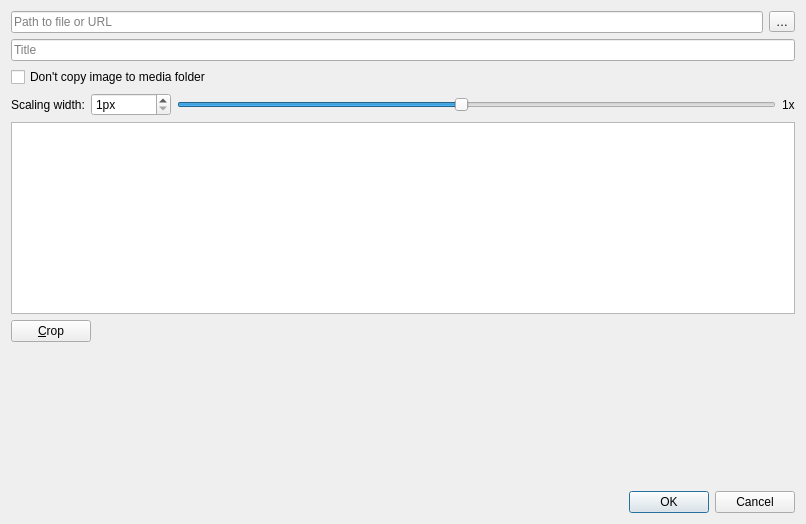
<?xml version="1.0" encoding="UTF-8"?>
<ui version="4.0">
 <class>ImageDialog</class>
 <widget class="QDialog" name="ImageDialog">
  <property name="geometry">
   <rect>
    <x>0</x>
    <y>0</y>
    <width>806</width>
    <height>524</height>
   </rect>
  </property>
  <property name="windowTitle">
   <string>Insert image</string>
  </property>
  <layout class="QGridLayout" name="gridLayout">
   <item row="0" column="2">
    <widget class="QToolButton" name="openButton">
     <property name="toolTip">
      <string>Select image file</string>
     </property>
     <property name="text">
      <string notr="true">…</string>
     </property>
    </widget>
   </item>
   <item row="2" column="0" colspan="3">
    <widget class="QCheckBox" name="disableCopyingCheckBox">
     <property name="toolTip">
      <string>The path or url will be inserted directly, paths to files will be made relative to the current note</string>
     </property>
     <property name="text">
      <string>Don't copy image to media folder</string>
     </property>
    </widget>
   </item>
   <item row="0" column="0" colspan="2">
    <widget class="QLineEdit" name="fileEdit">
     <property name="statusTip">
      <string>Image filename or URL</string>
     </property>
     <property name="readOnly">
      <bool>false</bool>
     </property>
     <property name="placeholderText">
      <string>Path to file or URL</string>
     </property>
     <property name="clearButtonEnabled">
      <bool>true</bool>
     </property>
    </widget>
   </item>
   <item row="1" column="0" colspan="3">
    <widget class="QLineEdit" name="titleEdit">
     <property name="statusTip">
      <string>Title of the image link</string>
     </property>
     <property name="placeholderText">
      <string>Title</string>
     </property>
     <property name="clearButtonEnabled">
      <bool>true</bool>
     </property>
    </widget>
   </item>
   <item row="3" column="0" colspan="3">
    <widget class="QFrame" name="previewFrame">
     <property name="sizePolicy">
      <sizepolicy hsizetype="Preferred" vsizetype="Expanding">
       <horstretch>0</horstretch>
       <verstretch>0</verstretch>
      </sizepolicy>
     </property>
     <property name="frameShape">
      <enum>QFrame::NoFrame</enum>
     </property>
     <property name="lineWidth">
      <number>0</number>
     </property>
     <layout class="QGridLayout" name="gridLayout_2">
      <property name="leftMargin">
       <number>0</number>
      </property>
      <property name="topMargin">
       <number>0</number>
      </property>
      <property name="rightMargin">
       <number>0</number>
      </property>
      <property name="bottomMargin">
       <number>0</number>
      </property>
      <item row="3" column="0" colspan="3">
       <widget class="GraphicsView" name="graphicsView">
        <property name="dragMode">
         <enum>QGraphicsView::RubberBandDrag</enum>
        </property>
       </widget>
      </item>
      <item row="2" column="0" colspan="3">
       <widget class="QFrame" name="scaleFrame">
        <property name="frameShape">
         <enum>QFrame::NoFrame</enum>
        </property>
        <layout class="QHBoxLayout" name="horizontalLayout">
         <property name="leftMargin">
          <number>0</number>
         </property>
         <property name="topMargin">
          <number>0</number>
         </property>
         <property name="rightMargin">
          <number>0</number>
         </property>
         <property name="bottomMargin">
          <number>0</number>
         </property>
         <item>
          <widget class="QLabel" name="label">
           <property name="text">
            <string>Scaling width:</string>
           </property>
          </widget>
         </item>
         <item>
          <widget class="QSpinBox" name="widthSpinBox">
           <property name="suffix">
            <string notr="true">px</string>
           </property>
           <property name="minimum">
            <number>1</number>
           </property>
           <property name="maximum">
            <number>100000</number>
           </property>
          </widget>
         </item>
         <item>
          <widget class="QSlider" name="widthScaleHorizontalSlider">
           <property name="minimum">
            <number>1</number>
           </property>
           <property name="maximum">
            <number>20</number>
           </property>
           <property name="pageStep">
            <number>1</number>
           </property>
           <property name="sliderPosition">
            <number>10</number>
           </property>
           <property name="orientation">
            <enum>Qt::Horizontal</enum>
           </property>
          </widget>
         </item>
         <item>
          <widget class="QLabel" name="widthScaleLabel">
           <property name="text">
            <string notr="true">1x</string>
           </property>
          </widget>
         </item>
        </layout>
       </widget>
      </item>
     </layout>
    </widget>
   </item>
   <item row="5" column="0" colspan="3">
    <spacer name="verticalSpacer">
     <property name="orientation">
      <enum>Qt::Vertical</enum>
     </property>
     <property name="sizeType">
      <enum>QSizePolicy::MinimumExpanding</enum>
     </property>
     <property name="sizeHint" stdset="0">
      <size>
       <width>20</width>
       <height>0</height>
      </size>
     </property>
    </spacer>
   </item>
   <item row="6" column="0" colspan="3">
    <widget class="QDialogButtonBox" name="buttonBox">
     <property name="orientation">
      <enum>Qt::Horizontal</enum>
     </property>
     <property name="standardButtons">
      <set>QDialogButtonBox::Cancel|QDialogButtonBox::Ok</set>
     </property>
    </widget>
   </item>
   <item row="4" column="0" colspan="3">
    <widget class="QFrame" name="toolFrame">
     <property name="frameShape">
      <enum>QFrame::NoFrame</enum>
     </property>
     <layout class="QHBoxLayout" name="horizontalLayout_2">
      <property name="leftMargin">
       <number>0</number>
      </property>
      <property name="topMargin">
       <number>0</number>
      </property>
      <property name="rightMargin">
       <number>0</number>
      </property>
      <property name="bottomMargin">
       <number>0</number>
      </property>
      <item>
       <widget class="QPushButton" name="cropButton">
        <property name="toolTip">
         <string>Crop image</string>
        </property>
        <property name="text">
         <string>&amp;Crop</string>
        </property>
        <property name="icon">
         <iconset theme="transform-crop" resource="../breeze-pkbsuite.qrc">
          <normaloff>:/icons/breeze-pkbsuite/16x16/transform-crop.svg</normaloff>:/icons/breeze-pkbsuite/16x16/transform-crop.svg</iconset>
        </property>
       </widget>
      </item>
      <item>
       <spacer name="horizontalSpacer">
        <property name="orientation">
         <enum>Qt::Horizontal</enum>
        </property>
        <property name="sizeHint" stdset="0">
         <size>
          <width>701</width>
          <height>20</height>
         </size>
        </property>
       </spacer>
      </item>
     </layout>
    </widget>
   </item>
  </layout>
 </widget>
 <customwidgets>
  <customwidget>
   <class>GraphicsView</class>
   <extends>QGraphicsView</extends>
   <header location="global">widgets/graphicsview.h</header>
  </customwidget>
 </customwidgets>
 <tabstops>
  <tabstop>fileEdit</tabstop>
  <tabstop>openButton</tabstop>
  <tabstop>titleEdit</tabstop>
  <tabstop>disableCopyingCheckBox</tabstop>
  <tabstop>widthSpinBox</tabstop>
  <tabstop>widthScaleHorizontalSlider</tabstop>
  <tabstop>cropButton</tabstop>
  <tabstop>graphicsView</tabstop>
 </tabstops>
 <resources>
  <include location="../breeze-pkbsuite.qrc"/>
 </resources>
 <connections>
  <connection>
   <sender>buttonBox</sender>
   <signal>accepted()</signal>
   <receiver>ImageDialog</receiver>
   <slot>accept()</slot>
   <hints>
    <hint type="sourcelabel">
     <x>248</x>
     <y>254</y>
    </hint>
    <hint type="destinationlabel">
     <x>157</x>
     <y>274</y>
    </hint>
   </hints>
  </connection>
  <connection>
   <sender>buttonBox</sender>
   <signal>rejected()</signal>
   <receiver>ImageDialog</receiver>
   <slot>reject()</slot>
   <hints>
    <hint type="sourcelabel">
     <x>316</x>
     <y>260</y>
    </hint>
    <hint type="destinationlabel">
     <x>286</x>
     <y>274</y>
    </hint>
   </hints>
  </connection>
 </connections>
</ui>
